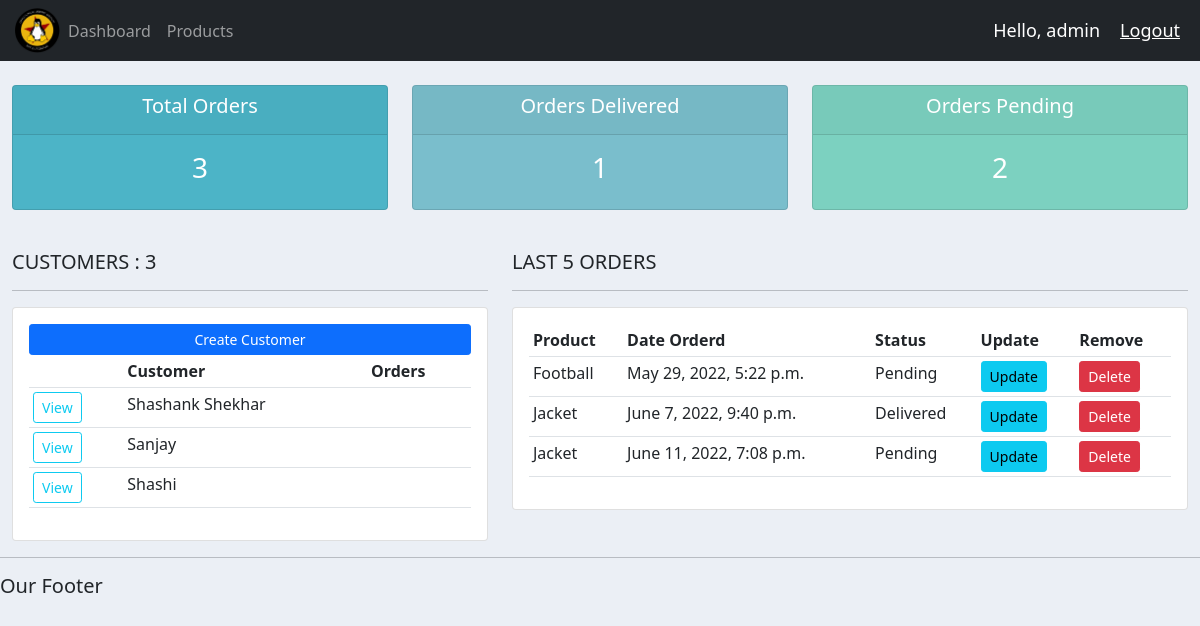
The app's page / (signed in) with its own data.
### customer/models.py (models this page shows, shortened)
class Customer(models.Model):
    user = models.OneToOneField(User, null=True, on_delete=models.CASCADE)
    name = models.CharField(max_length=200, null=True)
    phone = models.CharField(max_length=200, null=True)
    email = models.CharField(max_length=200, null=True)
    profile_pic = models.ImageField(default="profile1.png", upload_to='', null=True, blank=True)
    date_created = models.DateTimeField(auto_now_add=True, null=True)

class Order(models.Model):
    STATUS = (
        ('Pending', 'Pending'),
        ('Out for delivery', 'Out for delivery'),
        ('Delivered', 'Delivered'),
    )
    customer = models.ForeignKey(Customer, null=True, on_delete=models.SET_NULL)
    product = models.ForeignKey(Product, null=True, on_delete=models.SET_NULL)
    date_created = models.DateTimeField(auto_now_add=True, null=True)
    status = models.CharField(max_length=200, null=True, choices=STATUS)
    note = models.CharField(max_length=1000, null=True)

class Product(models.Model):
    CATEGORY = (
        ('Indoor', 'Indoor'),
        ('Out Door', 'Out Door'),
    )
    name = models.CharField(max_length=200, null=True)
    price = models.FloatField(null=True)
    category = models.CharField(max_length=200, null=True, choices=CATEGORY)
    description = models.CharField(max_length=200, null=True, blank=True)
    date_created = models.DateTimeField(auto_now_add=True, null=True)
    tags = models.ManyToManyField(Tag)
    def __str__(self):
        return self.name

### customer/decorators.py (the view)
    def wrapper_function(request, *args, **kwargs):
        group = None
        if request.user.groups.exists():
            group = request.user.groups.all()[0].name
        if group == 'customers':
            return redirect('customer:user-page')
        if group == 'admin':
            return view_func(request, *args, **kwargs)

### customer/views.py (called while the page is built)
@login_required(login_url='/login')
@admin_only
def home(request):
    orders = Order.objects.all()
    customers = Customer.objects.all()
    total_customers = customers.count()
    total_orders = orders.count()
    delivered = orders.filter(status='Delivered').count()
    pending = orders.filter(status='Pending').count()
    context = {'orders':orders, 'customers':customers, 'total_customers':total_customers, 'total_orders':total_orders, 'delivered':delivered, 'pending':pending}
    return render(request, 'customer/dashboard.html', context)

### customer/templates/customer/dashboard.html
{%  extends 'customer/main.html' %}
{% block content %}
{%  include 'customer/status.html' %}
<br>
<div class="row">
	<div class="col-md-5">
		<h5>CUSTOMERS : {{ total_customers }}</h5>
		<hr>
		<div class="card card-body">
			<a class="btn btn-primary  btn-sm btn-block" href="">Create Customer</a>
			<table class="table table-sm">
				<tr>
					<th></th>
					<th>Customer</th>
					<th>Orders</th>
				</tr>
				{% for customer in customers %}
				<tr>
					<td><a class="btn btn-sm btn-outline-info" href="{% url 'customer:customer' customer.id %}">View</a></td>
					<td>{{ customer.name }}</td>
					<td></td>
				</tr>
				{% endfor %}
			</table>
		</div>
	</div>
	<div class="col-md-7">
		<h5>LAST 5 ORDERS</h5>
		<hr>
		<div class="card card-body">
			<table class="table table-sm">
				<tr>
					<th>Product</th>
					<th>Date Orderd</th>
					<th>Status</th>
					<th>Update</th>
					<th>Remove</th>
				</tr>
				{% for order in orders %}
				<tr>
					<td>{{order.product}}</td>
					<td>{{order.date_created}}</td>
					<td>{{order.status}}</td>
					<td><a class="btn btn-sm btn-info" href="{% url 'customer:update_order' order.id %}">Update</a></td>
					<td><a class="btn btn-sm btn-danger" href="{% url 'customer:delete_order' order.id %}">Delete</a></td>
				</tr>
				{% endfor %}
			</table>
		</div>
	</div>
</div>
{% endblock %}

### customer/templates/customer/navbar.html (shortened to what this page needs)
{% load static %}
<nav class="navbar navbar-expand-lg navbar-dark bg-dark">
  <img src="{% static 'customer/glug_logo_transparent.png' %}" alt="" srcset="" height="45hv" style="margin-left: 15px;">
  <div class="collapse navbar-collapse" id="navbarNav">
    <ul class="navbar-nav">
      {% if request.user.is_staff %}
        <li class="nav-item active">
          <a class="nav-link" href="{% url 'customer:home' %}">Dashboard</a>
        </li>
        <li class="nav-item">
          <a class="nav-link" href="{% url 'customer:products' %}">Products</a>
        </li>
      {% else %}
        <li class="nav-item">
          <a href="{% url 'customer:account' %}" class="nav-link">Settings</a>
        </li>
      {% endif %}
    </ul>
  </div>
  <span class="hello-msg">Hello, {{request.user}}</span>
  <span ><a  class="hello-msg" href="{% url 'customer:logout' %}">Logout</a></span>
</nav>

### customer/static/customer/main.css (style rules this page uses)
body { background-color: #ebeff5; }

### customer/templates/customer/navbar.html (style rules this page uses)
.hello-msg { font-size: 18px; color: #fff; margin-right: 20px; }

### records on screen
Customer: name "Shashank Shekhar"
Customer: name "Sanjay"
Customer: name "Shashi"
Order: product "Football", date_created "May 29, 2022, 5:22 p.m.", status "Pending"
Order: product "Jacket", date_created "June 7, 2022, 9:40 p.m.", status "Delivered"
Order: product "Jacket", date_created "June 11, 2022, 7:08 p.m.", status "Pending"

### other values on screen
{{ request.user }} "admin"
{{ total_orders }} "3"
{{ delivered }} "1"
{{ pending }} "2"
{{ total_customers }} "3"
